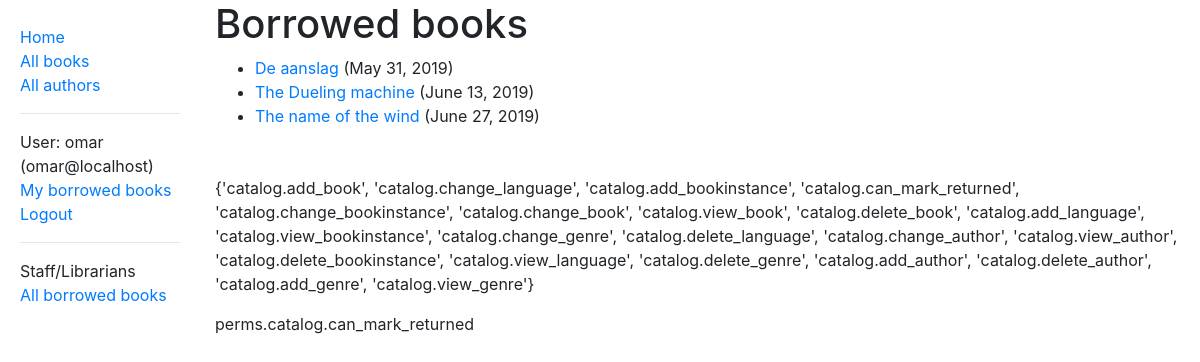
/catalog/mybooks/ (signed in), run on the app's committed database.
### catalog/models.py (models this page shows, shortened)
class BookInstance(models.Model):
    id = models.UUIDField(primary_key=True, default=uuid.uuid4,
                          help_text='Unique ID for this particular book across whole library')
    book = models.ForeignKey('Book', on_delete=models.SET_NULL, null=True)
    imprint = models.CharField(max_length=200)
    due_back = models.DateField(null=True, blank=True)
    LOAN_STATUS = (
        ('m', 'Maintenace'),
        ('o', 'On loan'),
        ('a', 'Available'),
        ('r', 'Reserved'),
    )
    status = models.CharField(
        max_length=1,
        choices=LOAN_STATUS,
        blank=True,
        default='m',
        help_text='Book availability',
    )
    borrower = models.ForeignKey(User, on_delete=models.SET_NULL, null=True, blank=True)
    class Meta:
        ordering = ['due_back']
        permissions = (
            ('can_mark_returned', 'Set book as returned'),
        )
    @property
    def is_overdue(self):
        if self.due_back and date.today() > self.due_back:
            return True
        return False

class Book(models.Model):
    title = models.CharField(max_length=200)
    author = models.ForeignKey('Author', on_delete=models.SET_NULL, null=True)
    summary = models.TextField(max_length=1000, help_text='Enter a brief description of the book')
    isbn = models.CharField('ISBN', max_length=13,
                            help_text='13 Character <a href="https://www.isbn-international.org/content/what-isbn">ISBN number</a>')
    genre = models.ManyToManyField(Genre, help_text='Select a genre for this book')
    language = models.ForeignKey('Language', on_delete=models.SET_NULL, null=True)
    def display_genre(self):
        """Create a string for the Genre. This is required to display genre in Admin."""
        return ', '.join([genre.name for genre in self.genre.all()[:3]])
    display_genre.short_description = 'Genre'

### catalog/views.py (the view)
# urls.py: path('mybooks/', views.LoanedBooksByUserListView.as_view(), name='my-borrowed-books'),
class LoanedBooksByUserListView(LoginRequiredMixin,
                                ListView):
    model = BookInstance
    template_name = 'catalog/borrowed_books_user.html'
    paginate_by = 10
    def get_queryset(self):
        return BookInstance.objects.filter(borrower=self.request.user).filter(status__exact='o').order_by('due_back')

### catalog/templates/catalog/borrowed_books_user.html (shortened to what this page needs)
{% extends "base_generic.html" %}
{% block content %}
    <h1>Borrowed books</h1>
    {% if bookinstance_list %}
        <ul>
            {% for bookinst in bookinstance_list %}
                <li class="{% if bookinst.is_overdue %}text-danger{% endif %}">
                   <a href="{% url 'book-detail' bookinst.book.pk %}">
                       {{ bookinst.book.title }}
                   </a> ({{ bookinst.due_back }})
                </li>
            {% endfor %}
        </ul>
    {% else %}
        <p>There are no books borrowed.</p>
    {% endif %}
{% endblock %}

### templates/base_generic.html (shortened to what this page needs)
    {% load bootstrap4 %}
<!DOCTYPE html>
<html lang="en">
<head>
    {% bootstrap_css %}
    <link rel="stylesheet" href="https://stackpath.bootstrapcdn.com/font-awesome/4.7.0/css/font-awesome.min.css">
    {%  load static %}
    <link rel="stylesheet" href="{% static 'css/styles.css' %}">
</head>
<body>
  <div class="container-fluid">
     <div class="row">
         <div class="col-sm-2">
             {% block sidebar %}
                 <ul class="sidebar-nav">
                   <li><a href="{% url 'index' %}">Home</a></li>
                     <li><a href="{% url 'books' %}">All books</a></li>
                     <li><a href="{% url 'authors' %}">All authors</a></li>
                     <li><hr></li>
                     {% if user.is_authenticated %}
                         <li>User: {{ user.get_username }} ({{ user.email }})</li>
                         <li><a href="{% url 'my-borrowed-books' %}">My borrowed books</a></li>
                         <li><a href="{% url 'logout' %}?next={{ request.path }}">Logout</a></li>
                         <li><hr></li>
                         {% if perms.catalog.can_mark_returned %}
                             <li>Staff/Librarians</li>
                             <li><a href="{% url 'librarian-view' %}?next={{ request.path }}">All borrowed books</a></li>
                         {% endif  %}
                     {% else %}
                         <li><a href="{% url 'login' %}?next={{ request.path }}">Login</a></li>
                     {% endif %}
                 </ul>
             {% endblock sidebar %}
         </div>
         <div class="col-sm-10">
             {% block content %}{% endblock %}
             <p class="mt-5">
                 {% if perms.catalog %}
                     {{ perms.catalog  }}
                     {% if perms.catalog.can_mark_returned %}
                         <p>perms.catalog.can_mark_returned</p>
                     {% endif  %}
                 {% endif %}
             </p>
         </div>
     </div>
  </div>
</body>
</html>

### static/css/styles.css (style rules this page uses)
.sidebar-nav { margin-top: 20px; padding: 5px; list-style: none; }

### data on the page
BookInstance: book "De aanslag", due_back "May 31, 2019"
BookInstance: book "The Dueling machine", due_back "June 13, 2019"
BookInstance: book "The name of the wind", due_back "June 27, 2019"

### other printed values
{{ user.get_username }} "omar"
{{ user.email }} "omar@localhost"
